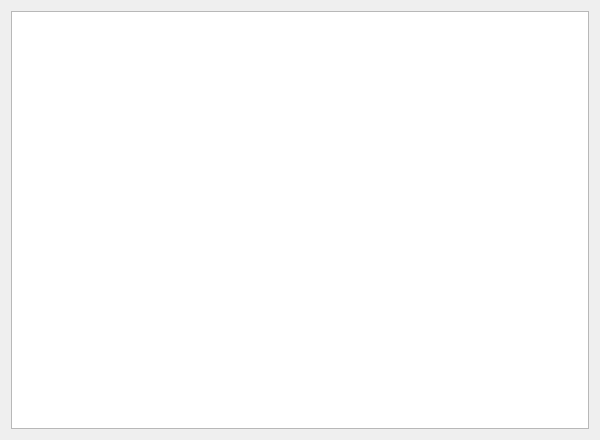
<?xml version="1.0" encoding="UTF-8"?>
<ui version="4.0">
 <class>PageKernel</class>
 <widget class="QWidget" name="PageKernel">
  <property name="geometry">
   <rect>
    <x>0</x>
    <y>0</y>
    <width>600</width>
    <height>440</height>
   </rect>
  </property>
  <property name="windowTitle">
   <string notr="true">Form</string>
  </property>
  <layout class="QHBoxLayout" name="horizontalLayout">
   <item>
    <widget class="QListView" name="kernelListView">
     <property name="focusPolicy">
      <enum>Qt::NoFocus</enum>
     </property>
     <property name="alternatingRowColors">
      <bool>true</bool>
     </property>
    </widget>
   </item>
  </layout>
 </widget>
 <resources/>
 <connections/>
</ui>
